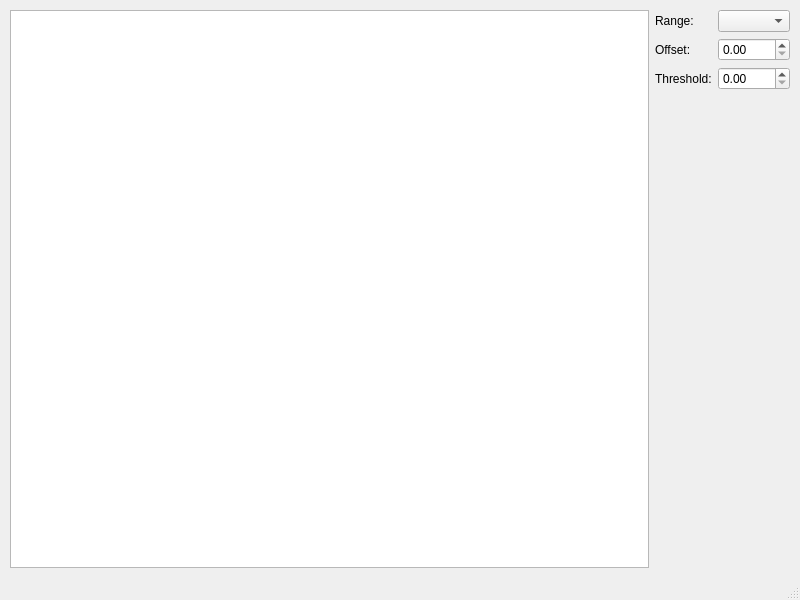
<?xml version="1.0" encoding="UTF-8"?>
<ui version="4.0">
 <class>MainWindow</class>
 <widget class="QMainWindow" name="MainWindow">
  <property name="geometry">
   <rect>
    <x>0</x>
    <y>0</y>
    <width>800</width>
    <height>600</height>
   </rect>
  </property>
  <property name="windowTitle">
   <string>MainWindow</string>
  </property>
  <widget class="QWidget" name="centralwidget">
   <layout class="QHBoxLayout" name="horizontalLayout">
    <property name="leftMargin">
     <number>10</number>
    </property>
    <property name="topMargin">
     <number>10</number>
    </property>
    <property name="rightMargin">
     <number>10</number>
    </property>
    <property name="bottomMargin">
     <number>10</number>
    </property>
    <item>
     <widget class="PlotWidget" name="plot"/>
    </item>
    <item>
     <layout class="QFormLayout" name="formLayout">
      <property name="leftMargin">
       <number>0</number>
      </property>
      <property name="rightMargin">
       <number>0</number>
      </property>
      <item row="0" column="0">
       <widget class="QLabel" name="label">
        <property name="text">
         <string>Range:</string>
        </property>
       </widget>
      </item>
      <item row="1" column="0">
       <widget class="QLabel" name="label_2">
        <property name="text">
         <string>Offset:</string>
        </property>
       </widget>
      </item>
      <item row="1" column="1">
       <widget class="QDoubleSpinBox" name="offset_box"/>
      </item>
      <item row="2" column="0">
       <widget class="QLabel" name="label_3">
        <property name="text">
         <string>Threshold:</string>
        </property>
       </widget>
      </item>
      <item row="2" column="1">
       <widget class="QDoubleSpinBox" name="threshold_box"/>
      </item>
      <item row="0" column="1">
       <widget class="QComboBox" name="range_box"/>
      </item>
     </layout>
    </item>
   </layout>
  </widget>
  <widget class="QMenuBar" name="menubar">
   <property name="geometry">
    <rect>
     <x>0</x>
     <y>0</y>
     <width>800</width>
     <height>22</height>
    </rect>
   </property>
  </widget>
  <widget class="QStatusBar" name="statusbar"/>
 </widget>
 <customwidgets>
  <customwidget>
   <class>PlotWidget</class>
   <extends>QGraphicsView</extends>
   <header>pyqtgraph</header>
  </customwidget>
 </customwidgets>
 <resources/>
 <connections/>
</ui>
